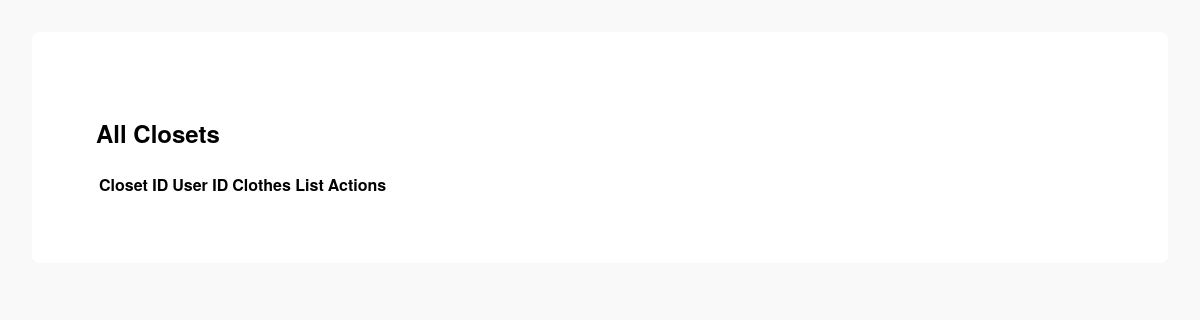
The app's page /closets, older data.
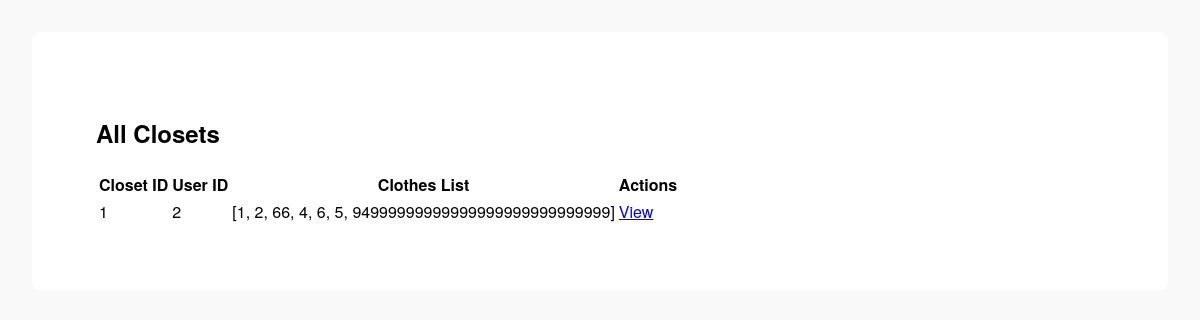
The same page, newer data.
### tables this page shows
CREATE TABLE closets (
                    id INTEGER PRIMARY KEY AUTOINCREMENT,
                    clothes_list TEXT DEFAULT '[]',
                    user_id INTEGER UNIQUE,
                    FOREIGN KEY(user_id) REFERENCES users(id) ON DELETE CASCADE
                );

### controllers/Closets_Controller.py (the view)
@closets_bp.route('/closets')
def list_closets():
    closets = Closets_Model.get_all()
    return render_template('closets_list.html', closets=closets)

### models/Closets_Model.py (called while the page is built)
    @classmethod
    def get_all(cls):
        with sqlite3.connect(cls.DB_PATH) as conn:
            c = conn.cursor()
            c.execute('SELECT id, clothes_list, user_id FROM closets')
            rows = c.fetchall()
            closets = []
            for row in rows:
                closets.append({
                    "id": row[0],
                    "clothes_list": json.loads(row[1]),
                    "user_id": row[2]
                })
            return closets

### templates/closets/closets_list.html
{% extends "base.html" %}
{% block content %}
<div class="container">
    <h2>All Closets</h2>
    <table class="table">
        <thead>
            <tr>
                <th>Closet ID</th>
                <th>User ID</th>
                <th>Clothes List</th>
                <th>Actions</th>
            </tr>
        </thead>
        <tbody>
            {% for closet in closets %}
            <tr>
                <td>{{ closet.id }}</td>
                <td>{{ closet.user_id }}</td>
                <td>{{ closet.clothes_list }}</td>
                <td><a href="{{ url_for('closets_bp.user_closet', user_id=closet.user_id) }}" class="btn btn-primary">View</a></td>
            </tr>
            {% endfor %}
        </tbody>
    </table>
</div>
{% endblock %}

### templates/base.html (shortened to what this page needs)
<!doctype html>
<html lang="en">
  <head>
    <link rel="stylesheet" href="{{ url_for('static', filename='css/styles.css') }}">
  </head>
  <body>
    <div class="container mt-4">
      {% block content %}{% endblock %}
    </div>
  </body>
</html>

### static/css/styles.css (style rules this page uses)
body { font-family: 'Helvetica Neue', sans-serif; margin: 2em; background-color: #f9f9f9; }
.container { padding: 2em; background: #fff; border-radius: 8px; }

Row changes from the older to the newer data that the page shows:
added closets: id "1", user_id "2", clothes_list "[1, 2, 66, 4, 6, 5, 94999999999999999999999999999]"
